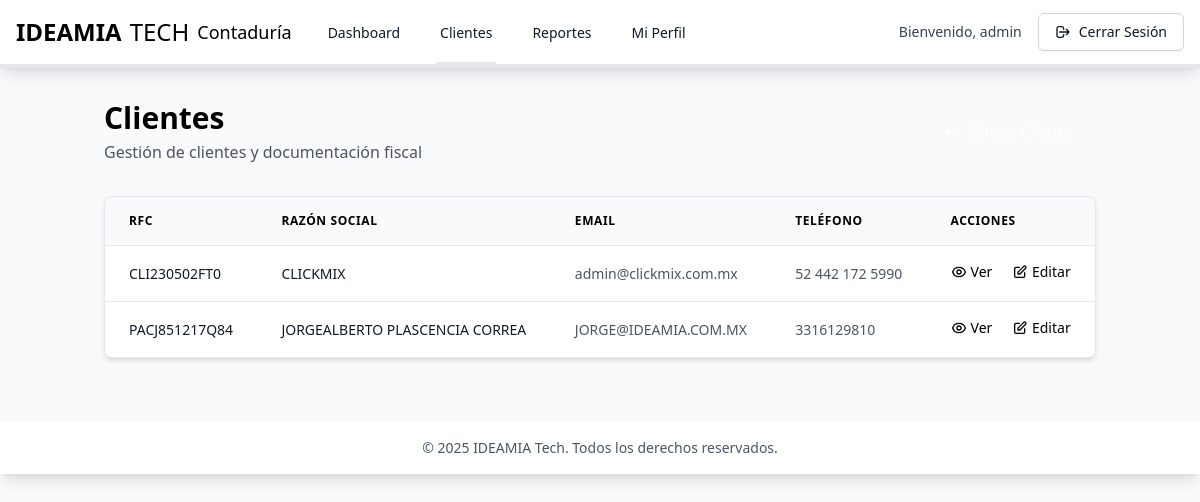
The page /clients (signed in) on the database its author committed.
### tables this page shows
CREATE TABLE `clients` (
  `id` int(11) NOT NULL,
  `rfc` varchar(13) NOT NULL,
  `business_name` varchar(255) NOT NULL,
  `legal_name` varchar(255) DEFAULT NULL,
  `fiscal_regime` varchar(3) NOT NULL,
  `street` varchar(255) NOT NULL,
  `exterior_number` varchar(20) NOT NULL,
  `interior_number` varchar(20) DEFAULT NULL,
  `neighborhood` varchar(255) NOT NULL,
  `city` varchar(255) NOT NULL,
  `state` varchar(255) NOT NULL,
  `zip_code` varchar(5) NOT NULL,
  `email` varchar(255) NOT NULL,
  `phone` varchar(20) NOT NULL,
  `csf_path` varchar(255) DEFAULT NULL,
  `status` enum('active','inactive') DEFAULT 'active',
  `created_at` timestamp NOT NULL DEFAULT current_timestamp(),
  `updated_at` timestamp NOT NULL DEFAULT current_timestamp() ON UPDATE current_timestamp(),
  `cer_path` varchar(255) DEFAULT NULL COMMENT 'Ruta al archivo .cer del SAT',
  `key_path` varchar(255) DEFAULT NULL COMMENT 'Ruta al archivo .key del SAT',
  `key_password` varchar(255) DEFAULT NULL COMMENT 'Contraseña de la llave privada'
);

### app/controllers/ClientController.php (called while the page is built, shortened)
<?php
require_once __DIR__ . '/../config/database.php';
require_once __DIR__ . '/../models/Client.php';
class ClientController {
    private $client;
    public function __construct() {
        $this->db = Database::getInstance()->getConnection();
        $this->client = new Client($this->db);
    }
    public function index() {
        $clients = $this->client->getAllClients();
        include __DIR__ . '/../views/clients/index.php';
    }
}

### app/config/database.php (called while the page is built, shortened)
<?php
class Database {
    private static $instance = null;
    private $connection;
    private function __construct() {
        try {
            $this->connection = new PDO(
                "mysql:host=" . DB_HOST . ";dbname=" . DB_NAME . ";charset=utf8mb4",
                DB_USER,
                DB_PASS,
                [
                    PDO::ATTR_ERRMODE => PDO::ERRMODE_EXCEPTION,
                    PDO::ATTR_DEFAULT_FETCH_MODE => PDO::FETCH_ASSOC,
                    PDO::ATTR_EMULATE_PREPARES => false
                ]
            );
        } catch (PDOException $e) {
            error_log("Error de conexión: " . $e->getMessage());
            throw new Exception("Error de conexión a la base de datos");
        }
    }
    public static function getInstance() {
        if (self::$instance === null) {
            self::$instance = new self();
        }
        return self::$instance;
    }
    public function getConnection() {
        return $this->connection;
    }
}

### app/models/Client.php (called while the page is built, shortened)
<?php
class Client {
    private $db;
    private $tablePrefix;
    public function __construct($db, $isTest = false) {
        $this->db = $db;
        $this->tablePrefix = $isTest ? '_test' : '';
    }
    public function getAllClients() {
        try {
            $stmt = $this->db->query("
                SELECT * FROM clients{$this->tablePrefix}
                WHERE status = 'active'
                ORDER BY business_name ASC
            ");
            return $stmt->fetchAll();
        } catch (PDOException $e) {
            error_log("Error en getAllClients: " . $e->getMessage());
            throw new Exception("Error al obtener los clientes");
        }
    }
}

### app/views/clients/index.php (the view, shortened to what this page needs)
<!DOCTYPE html>
<html lang="es">
<head>
    <link rel="stylesheet" href="<?php echo BASE_URL; ?>/css/styles.css">
</head>
<body class="bg-gray-50">
    <?php include __DIR__ . '/../partials/navbar.php'; ?>
    <main class="container mx-auto px-4 py-8">
        <div class="flex justify-between items-center mb-8">
            <div>
                <h1 class="text-3xl font-bold text-[#0047BA]">Clientes</h1>
                <p class="text-gray-600 mt-1">Gestión de clientes y documentación fiscal</p>
            </div>
            <a href="<?php echo BASE_URL; ?>/clients/create"
               class="bg-[#0047BA] hover:bg-[#003A9E] text-white px-6 py-3 rounded-md inline-flex items-center transition-colors duration-200">
                <svg class="w-5 h-5 mr-2" fill="none" stroke="currentColor" viewBox="0 0 24 24">
                    <path stroke-linecap="round" stroke-linejoin="round" stroke-width="2" d="M12 6v6m0 0v6m0-6h6m-6 0H6"/>
                </svg>
            </a>
        </div>
        <div class="bg-white rounded-lg shadow-md overflow-hidden border border-gray-200">
            <div class="overflow-x-auto">
                <table class="min-w-full divide-y divide-gray-200">
                    <thead class="bg-gray-50">
                        <tr>
                            <th class="px-6 py-4 text-left text-xs font-semibold text-[#0047BA] uppercase tracking-wider">RFC</th>
                            <th class="px-6 py-4 text-left text-xs font-semibold text-[#0047BA] uppercase tracking-wider">Razón Social</th>
                            <th class="px-6 py-4 text-left text-xs font-semibold text-[#0047BA] uppercase tracking-wider">Email</th>
                            <th class="px-6 py-4 text-left text-xs font-semibold text-[#0047BA] uppercase tracking-wider">Teléfono</th>
                            <th class="px-6 py-4 text-left text-xs font-semibold text-[#0047BA] uppercase tracking-wider">Acciones</th>
                        </tr>
                    </thead>
                    <tbody class="bg-white divide-y divide-gray-200">
                        <?php foreach ($clients as $client): ?>
                        <tr class="hover:bg-gray-50 transition-colors duration-150">
                            <td class="px-6 py-4 whitespace-nowrap text-sm text-gray-900 font-medium">
                                <?php echo htmlspecialchars($client['rfc']); ?>
                            </td>
                            <td class="px-6 py-4 text-sm text-gray-900">
                                <?php echo htmlspecialchars($client['business_name']); ?>
                            </td>
                            <td class="px-6 py-4 text-sm text-gray-600">
                                <?php echo htmlspecialchars($client['email']); ?>
                            </td>
                            <td class="px-6 py-4 text-sm text-gray-600">
                                <?php echo htmlspecialchars($client['phone']); ?>
                            </td>
                            <td class="px-6 py-4 text-sm font-medium space-x-4">
                                <a href="<?php echo BASE_URL; ?>/clients/view/<?php echo $client['id']; ?>"
                                   class="text-[#0047BA] hover:text-[#003A9E] inline-flex items-center">
                                    Ver
                                </a>
                                <a href="<?php echo BASE_URL; ?>/clients/edit/<?php echo $client['id']; ?>"
                                   class="text-[#00C4B3] hover:text-[#00947D] inline-flex items-center">
                                    <svg class="w-4 h-4 mr-1" fill="none" stroke="currentColor" viewBox="0 0 24 24">
                                        <path stroke-linecap="round" stroke-linejoin="round" stroke-width="2" d="M11 5H6a2 2 0 00-2 2v11a2 2 0 002 2h11a2 2 0 002-2v-5m-1.414-9.414a2 2 0 112.828 2.828L11.828 15H9v-2.828l8.586-8.586z"/>
                                    </svg>
                                    Editar
                                </a>
                            </td>
                        </tr>
                        <?php endforeach; ?>
                    </tbody>
                </table>
            </div>
        </div>
    </main>
    <?php include __DIR__ . '/../partials/footer.php'; ?>
</body>
</html>

### rows shown on the page
clients: rfc "CLI230502FT0", business_name "CLICKMIX", email "admin@clickmix.com.mx", phone "52 442 172 5990"
clients: rfc "PACJ851217Q84", business_name "JORGEALBERTO PLASCENCIA CORREA", email "JORGE@IDEAMIA.COM.MX", phone "3316129810"

### other values the page prints
$_SESSION['username'] "admin"
